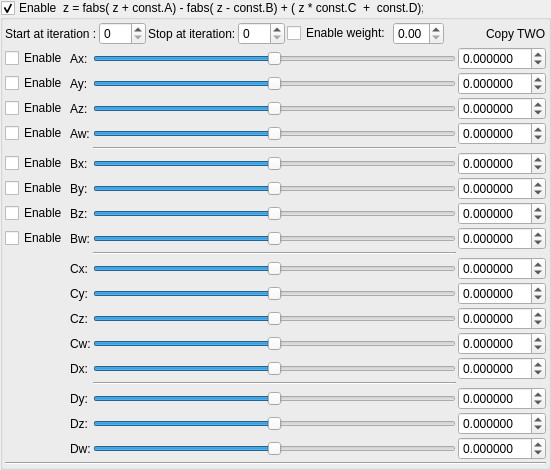
    <widget class="MyGroupBox" name="groupCheck_transform_fabsFormulaABCD2_enabled">
     <property name="title">
      <string>Enable  z = fabs( z + const.A) - fabs( z - const.B) + ( z * const.C  +  const.D); </string>
     </property>
     <property name="checkable">
      <bool>true</bool>
     </property>
     <layout class="QVBoxLayout" name="verticalLayout_22" stretch="0,0,0">
      <property name="spacing">
       <number>2</number>
      </property>
      <property name="leftMargin">
       <number>2</number>
      </property>
      <property name="topMargin">
       <number>2</number>
      </property>
      <property name="rightMargin">
       <number>2</number>
      </property>
      <property name="bottomMargin">
       <number>2</number>
      </property>
      <item>
       <layout class="QGridLayout" name="gridLayout_35">
        <property name="spacing">
         <number>2</number>
        </property>
        <item row="0" column="0">
         <widget class="QLabel" name="label_72">
          <property name="text">
           <string>Start at iteration :</string>
          </property>
         </widget>
        </item>
        <item row="0" column="3">
         <widget class="MySpinBox" name="spinboxInt_transform_fabsFormulaABCD2_stop_iterations">
          <property name="sizePolicy">
           <sizepolicy hsizetype="Minimum" vsizetype="Maximum">
            <horstretch>0</horstretch>
            <verstretch>0</verstretch>
           </sizepolicy>
          </property>
          <property name="maximum">
           <number>250</number>
          </property>
         </widget>
        </item>
        <item row="0" column="8">
         <spacer name="horizontalSpacer_22">
          <property name="orientation">
           <enum>Qt::Horizontal</enum>
          </property>
          <property name="sizeHint" stdset="0">
           <size>
            <width>40</width>
            <height>20</height>
           </size>
          </property>
         </spacer>
        </item>
        <item row="0" column="2">
         <widget class="QLabel" name="label_75">
          <property name="text">
           <string>Stop at iteration:</string>
          </property>
         </widget>
        </item>
        <item row="0" column="1">
         <widget class="MySpinBox" name="spinboxInt_transform_fabsFormulaABCD2_start_iterations">
          <property name="sizePolicy">
           <sizepolicy hsizetype="Minimum" vsizetype="Maximum">
            <horstretch>0</horstretch>
            <verstretch>0</verstretch>
           </sizepolicy>
          </property>
          <property name="maximum">
           <number>250</number>
          </property>
         </widget>
        </item>
        <item row="0" column="9">
         <widget class="QLabel" name="label_117">
          <property name="text">
           <string>Copy TWO</string>
          </property>
         </widget>
        </item>
        <item row="0" column="6">
         <widget class="QCheckBox" name="checkBox_transform_fabsFormulaABCD2_weight_enabled">
          <property name="text">
           <string>Enable weight:</string>
          </property>
         </widget>
        </item>
        <item row="0" column="7">
         <widget class="MyDoubleSpinBox" name="spinbox_transform_fabsFormulaABCD2_weight">
          <property name="sizePolicy">
           <sizepolicy hsizetype="Minimum" vsizetype="Maximum">
            <horstretch>0</horstretch>
            <verstretch>0</verstretch>
           </sizepolicy>
          </property>
          <property name="decimals">
           <number>2</number>
          </property>
          <property name="minimum">
           <double>0.000000000000000</double>
          </property>
          <property name="maximum">
           <double>1.000000000000000</double>
          </property>
          <property name="singleStep">
           <double>0.100000000000000</double>
          </property>
         </widget>
        </item>
       </layout>
      </item>
      <item>
       <layout class="QGridLayout" name="gridLayout_36">
        <property name="spacing">
         <number>2</number>
        </property>
        <item row="15" column="2">
         <widget class="Line" name="line_17">
          <property name="orientation">
           <enum>Qt::Horizontal</enum>
          </property>
         </widget>
        </item>
        <item row="3" column="3">
         <widget class="MyDoubleSpinBox" name="spinbox_transform_fabsFormulaABCD2AW">
          <property name="sizePolicy">
           <sizepolicy hsizetype="Minimum" vsizetype="Maximum">
            <horstretch>0</horstretch>
            <verstretch>0</verstretch>
           </sizepolicy>
          </property>
          <property name="decimals">
           <number>6</number>
          </property>
          <property name="minimum">
           <double>-99.989999999999995</double>
          </property>
          <property name="maximum">
           <double>99.989999999999995</double>
          </property>
          <property name="singleStep">
           <double>0.100000000000000</double>
          </property>
         </widget>
        </item>
        <item row="1" column="0">
         <widget class="QCheckBox" name="checkBox_transform_fabsFormulaABCD2_enabled_Ay">
          <property name="text">
           <string>Enable</string>
          </property>
         </widget>
        </item>
        <item row="6" column="1">
         <widget class="QLabel" name="label_97">
          <property name="text">
           <string>By:</string>
          </property>
         </widget>
        </item>
        <item row="6" column="2">
         <widget class="QSlider" name="slider3_transform_fabsFormulaABCD2B_y">
          <property name="sizePolicy">
           <sizepolicy hsizetype="Expanding" vsizetype="Maximum">
            <horstretch>0</horstretch>
            <verstretch>0</verstretch>
           </sizepolicy>
          </property>
          <property name="minimum">
           <number>-5000000</number>
          </property>
          <property name="maximum">
           <number>5000000</number>
          </property>
          <property name="orientation">
           <enum>Qt::Horizontal</enum>
          </property>
         </widget>
        </item>
        <item row="0" column="0">
         <widget class="QCheckBox" name="checkBox_transform_fabsFormulaABCD2_enabled_Ax">
          <property name="text">
           <string>Enable</string>
          </property>
         </widget>
        </item>
        <item row="14" column="3">
         <widget class="MyDoubleSpinBox" name="spinbox3_transform_fabsFormulaABCD2D_x">
          <property name="sizePolicy">
           <sizepolicy hsizetype="Minimum" vsizetype="Maximum">
            <horstretch>0</horstretch>
            <verstretch>0</verstretch>
           </sizepolicy>
          </property>
          <property name="prefix">
           <string/>
          </property>
          <property name="decimals">
           <number>6</number>
          </property>
          <property name="minimum">
           <double>-99.989999999999995</double>
          </property>
          <property name="singleStep">
           <double>0.100000000000000</double>
          </property>
         </widget>
        </item>
        <item row="2" column="1">
         <widget class="QLabel" name="label_85">
          <property name="text">
           <string>Az:</string>
          </property>
         </widget>
        </item>
        <item row="5" column="1">
         <widget class="QLabel" name="label_137">
          <property name="text">
           <string>Bx:</string>
          </property>
         </widget>
        </item>
        <item row="7" column="1">
         <widget class="QLabel" name="label_139">
          <property name="text">
           <string>Bz:</string>
          </property>
         </widget>
        </item>
        <item row="1" column="1">
         <widget class="QLabel" name="label_91">
          <property name="text">
           <string>Ay:</string>
          </property>
         </widget>
        </item>
        <item row="2" column="2">
         <widget class="QSlider" name="slider3_transform_fabsFormulaABCD2A_z">
          <property name="sizePolicy">
           <sizepolicy hsizetype="Expanding" vsizetype="Maximum">
            <horstretch>0</horstretch>
            <verstretch>0</verstretch>
           </sizepolicy>
          </property>
          <property name="minimum">
           <number>-5000000</number>
          </property>
          <property name="maximum">
           <number>5000000</number>
          </property>
          <property name="orientation">
           <enum>Qt::Horizontal</enum>
          </property>
         </widget>
        </item>
        <item row="0" column="1">
         <widget class="QLabel" name="label_92">
          <property name="text">
           <string>Ax:</string>
          </property>
         </widget>
        </item>
        <item row="0" column="2">
         <widget class="QSlider" name="slider3_transform_fabsFormulaABCD2A_x">
          <property name="sizePolicy">
           <sizepolicy hsizetype="Expanding" vsizetype="Maximum">
            <horstretch>0</horstretch>
            <verstretch>0</verstretch>
           </sizepolicy>
          </property>
          <property name="minimum">
           <number>-5000000</number>
          </property>
          <property name="maximum">
           <number>5000000</number>
          </property>
          <property name="value">
           <number>0</number>
          </property>
          <property name="sliderPosition">
           <number>0</number>
          </property>
          <property name="orientation">
           <enum>Qt::Horizontal</enum>
          </property>
         </widget>
        </item>
        <item row="7" column="2">
         <widget class="QSlider" name="slider3_transform_fabsFormulaABCD2B_z">
          <property name="sizePolicy">
           <sizepolicy hsizetype="Expanding" vsizetype="Maximum">
            <horstretch>0</horstretch>
            <verstretch>0</verstretch>
           </sizepolicy>
          </property>
          <property name="minimum">
           <number>-5000000</number>
          </property>
          <property name="maximum">
           <number>5000000</number>
          </property>
          <property name="orientation">
           <enum>Qt::Horizontal</enum>
          </property>
         </widget>
        </item>
        <item row="1" column="2">
         <widget class="QSlider" name="slider3_transform_fabsFormulaABCD2A_y">
          <property name="sizePolicy">
           <sizepolicy hsizetype="Expanding" vsizetype="Maximum">
            <horstretch>0</horstretch>
            <verstretch>0</verstretch>
           </sizepolicy>
          </property>
          <property name="minimum">
           <number>-5000000</number>
          </property>
          <property name="maximum">
           <number>5000000</number>
          </property>
          <property name="orientation">
           <enum>Qt::Horizontal</enum>
          </property>
         </widget>
        </item>
        <item row="0" column="3">
         <widget class="MyDoubleSpinBox" name="spinbox3_transform_fabsFormulaABCD2A_x">
          <property name="sizePolicy">
           <sizepolicy hsizetype="Minimum" vsizetype="Maximum">
            <horstretch>0</horstretch>
            <verstretch>0</verstretch>
           </sizepolicy>
          </property>
          <property name="prefix">
           <string/>
          </property>
          <property name="decimals">
           <number>6</number>
          </property>
          <property name="minimum">
           <double>-99.989999999999995</double>
          </property>
          <property name="singleStep">
           <double>0.100000000000000</double>
          </property>
         </widget>
        </item>
        <item row="5" column="2">
         <widget class="QSlider" name="slider3_transform_fabsFormulaABCD2B_x">
          <property name="sizePolicy">
           <sizepolicy hsizetype="Expanding" vsizetype="Maximum">
            <horstretch>0</horstretch>
            <verstretch>0</verstretch>
           </sizepolicy>
          </property>
          <property name="minimum">
           <number>-5000000</number>
          </property>
          <property name="maximum">
           <number>5000000</number>
          </property>
          <property name="orientation">
           <enum>Qt::Horizontal</enum>
          </property>
         </widget>
        </item>
        <item row="1" column="3">
         <widget class="MyDoubleSpinBox" name="spinbox3_transform_fabsFormulaABCD2A_y">
          <property name="sizePolicy">
           <sizepolicy hsizetype="Minimum" vsizetype="Maximum">
            <horstretch>0</horstretch>
            <verstretch>0</verstretch>
           </sizepolicy>
          </property>
          <property name="decimals">
           <number>6</number>
          </property>
          <property name="minimum">
           <double>-99.989999999999995</double>
          </property>
          <property name="maximum">
           <double>99.989999999999995</double>
          </property>
          <property name="singleStep">
           <double>0.100000000000000</double>
          </property>
         </widget>
        </item>
        <item row="2" column="3">
         <widget class="MyDoubleSpinBox" name="spinbox3_transform_fabsFormulaABCD2A_z">
          <property name="sizePolicy">
           <sizepolicy hsizetype="Minimum" vsizetype="Maximum">
            <horstretch>0</horstretch>
            <verstretch>0</verstretch>
           </sizepolicy>
          </property>
          <property name="decimals">
           <number>6</number>
          </property>
          <property name="minimum">
           <double>-99.989999999999995</double>
          </property>
          <property name="maximum">
           <double>99.989999999999995</double>
          </property>
          <property name="singleStep">
           <double>0.100000000000000</double>
          </property>
         </widget>
        </item>
        <item row="2" column="0">
         <widget class="QCheckBox" name="checkBox_transform_fabsFormulaABCD2_enabled_Az">
          <property name="text">
           <string>Enable</string>
          </property>
         </widget>
        </item>
        <item row="10" column="2">
         <widget class="QSlider" name="slider3_transform_fabsFormulaABCD2C_x">
          <property name="sizePolicy">
           <sizepolicy hsizetype="Expanding" vsizetype="Maximum">
            <horstretch>0</horstretch>
            <verstretch>0</verstretch>
           </sizepolicy>
          </property>
          <property name="minimum">
           <number>-5000000</number>
          </property>
          <property name="maximum">
           <number>5000000</number>
          </property>
          <property name="orientation">
           <enum>Qt::Horizontal</enum>
          </property>
         </widget>
        </item>
        <item row="6" column="3">
         <widget class="MyDoubleSpinBox" name="spinbox3_transform_fabsFormulaABCD2B_y">
          <property name="sizePolicy">
           <sizepolicy hsizetype="Minimum" vsizetype="Maximum">
            <horstretch>0</horstretch>
            <verstretch>0</verstretch>
           </sizepolicy>
          </property>
          <property name="decimals">
           <number>6</number>
          </property>
          <property name="minimum">
           <double>-99.989999999999995</double>
          </property>
          <property name="maximum">
           <double>99.989999999999995</double>
          </property>
          <property name="singleStep">
           <double>0.100000000000000</double>
          </property>
         </widget>
        </item>
        <item row="11" column="2">
         <widget class="QSlider" name="slider3_transform_fabsFormulaABCD2C_y">
          <property name="sizePolicy">
           <sizepolicy hsizetype="Expanding" vsizetype="Maximum">
            <horstretch>0</horstretch>
            <verstretch>0</verstretch>
           </sizepolicy>
          </property>
          <property name="minimum">
           <number>-5000000</number>
          </property>
          <property name="maximum">
           <number>5000000</number>
          </property>
          <property name="orientation">
           <enum>Qt::Horizontal</enum>
          </property>
         </widget>
        </item>
        <item row="5" column="3">
         <widget class="MyDoubleSpinBox" name="spinbox3_transform_fabsFormulaABCD2B_x">
          <property name="sizePolicy">
           <sizepolicy hsizetype="Minimum" vsizetype="Maximum">
            <horstretch>0</horstretch>
            <verstretch>0</verstretch>
           </sizepolicy>
          </property>
          <property name="prefix">
           <string/>
          </property>
          <property name="decimals">
           <number>6</number>
          </property>
          <property name="minimum">
           <double>-99.989999999999995</double>
          </property>
          <property name="singleStep">
           <double>0.100000000000000</double>
          </property>
         </widget>
        </item>
        <item row="12" column="2">
         <widget class="QSlider" name="slider3_transform_fabsFormulaABCD2C_z">
          <property name="sizePolicy">
           <sizepolicy hsizetype="Expanding" vsizetype="Maximum">
            <horstretch>0</horstretch>
            <verstretch>0</verstretch>
           </sizepolicy>
          </property>
          <property name="minimum">
           <number>-5000000</number>
          </property>
          <property name="maximum">
           <number>5000000</number>
          </property>
          <property name="orientation">
           <enum>Qt::Horizontal</enum>
          </property>
         </widget>
        </item>
        <item row="10" column="1">
         <widget class="QLabel" name="label_141">
          <property name="text">
           <string>Cx:</string>
          </property>
         </widget>
        </item>
        <item row="7" column="3">
         <widget class="MyDoubleSpinBox" name="spinbox3_transform_fabsFormulaABCD2B_z">
          <property name="sizePolicy">
           <sizepolicy hsizetype="Minimum" vsizetype="Maximum">
            <horstretch>0</horstretch>
            <verstretch>0</verstretch>
           </sizepolicy>
          </property>
          <property name="decimals">
           <number>6</number>
          </property>
          <property name="minimum">
           <double>-99.989999999999995</double>
          </property>
          <property name="maximum">
           <double>99.989999999999995</double>
          </property>
          <property name="singleStep">
           <double>0.100000000000000</double>
          </property>
         </widget>
        </item>
        <item row="12" column="3">
         <widget class="MyDoubleSpinBox" name="spinbox3_transform_fabsFormulaABCD2C_z">
          <property name="sizePolicy">
           <sizepolicy hsizetype="Minimum" vsizetype="Maximum">
            <horstretch>0</horstretch>
            <verstretch>0</verstretch>
           </sizepolicy>
          </property>
          <property name="decimals">
           <number>6</number>
          </property>
          <property name="minimum">
           <double>-99.989999999999995</double>
          </property>
          <property name="maximum">
           <double>99.989999999999995</double>
          </property>
          <property name="singleStep">
           <double>0.100000000000000</double>
          </property>
         </widget>
        </item>
        <item row="11" column="1">
         <widget class="QLabel" name="label_144">
          <property name="text">
           <string>Cy:</string>
          </property>
         </widget>
        </item>
        <item row="11" column="3">
         <widget class="MyDoubleSpinBox" name="spinbox3_transform_fabsFormulaABCD2C_y">
          <property name="sizePolicy">
           <sizepolicy hsizetype="Minimum" vsizetype="Maximum">
            <horstretch>0</horstretch>
            <verstretch>0</verstretch>
           </sizepolicy>
          </property>
          <property name="decimals">
           <number>6</number>
          </property>
          <property name="minimum">
           <double>-99.989999999999995</double>
          </property>
          <property name="maximum">
           <double>99.989999999999995</double>
          </property>
          <property name="singleStep">
           <double>0.100000000000000</double>
          </property>
         </widget>
        </item>
        <item row="12" column="1">
         <widget class="QLabel" name="label_146">
          <property name="text">
           <string>Cz:</string>
          </property>
         </widget>
        </item>
        <item row="10" column="3">
         <widget class="MyDoubleSpinBox" name="spinbox3_transform_fabsFormulaABCD2C_x">
          <property name="sizePolicy">
           <sizepolicy hsizetype="Minimum" vsizetype="Maximum">
            <horstretch>0</horstretch>
            <verstretch>0</verstretch>
           </sizepolicy>
          </property>
          <property name="prefix">
           <string/>
          </property>
          <property name="decimals">
           <number>6</number>
          </property>
          <property name="minimum">
           <double>-99.989999999999995</double>
          </property>
          <property name="singleStep">
           <double>0.100000000000000</double>
          </property>
         </widget>
        </item>
        <item row="16" column="2">
         <widget class="QSlider" name="slider3_transform_fabsFormulaABCD2D_y">
          <property name="sizePolicy">
           <sizepolicy hsizetype="Expanding" vsizetype="Maximum">
            <horstretch>0</horstretch>
            <verstretch>0</verstretch>
           </sizepolicy>
          </property>
          <property name="minimum">
           <number>-5000000</number>
          </property>
          <property name="maximum">
           <number>5000000</number>
          </property>
          <property name="orientation">
           <enum>Qt::Horizontal</enum>
          </property>
         </widget>
        </item>
        <item row="17" column="3">
         <widget class="MyDoubleSpinBox" name="spinbox3_transform_fabsFormulaABCD2D_z">
          <property name="sizePolicy">
           <sizepolicy hsizetype="Minimum" vsizetype="Maximum">
            <horstretch>0</horstretch>
            <verstretch>0</verstretch>
           </sizepolicy>
          </property>
          <property name="decimals">
           <number>6</number>
          </property>
          <property name="minimum">
           <double>-99.989999999999995</double>
          </property>
          <property name="maximum">
           <double>99.989999999999995</double>
          </property>
          <property name="singleStep">
           <double>0.100000000000000</double>
          </property>
         </widget>
        </item>
        <item row="18" column="1">
         <widget class="QLabel" name="label_155">
          <property name="text">
           <string>Dw:</string>
          </property>
         </widget>
        </item>
        <item row="17" column="1">
         <widget class="QLabel" name="label_147">
          <property name="text">
           <string>Dz:</string>
          </property>
         </widget>
        </item>
        <item row="14" column="1">
         <widget class="QLabel" name="label_148">
          <property name="text">
           <string>Dx:</string>
          </property>
         </widget>
        </item>
        <item row="17" column="2">
         <widget class="QSlider" name="slider3_transform_fabsFormulaABCD2D_z">
          <property name="sizePolicy">
           <sizepolicy hsizetype="Expanding" vsizetype="Maximum">
            <horstretch>0</horstretch>
            <verstretch>0</verstretch>
           </sizepolicy>
          </property>
          <property name="minimum">
           <number>-5000000</number>
          </property>
          <property name="maximum">
           <number>5000000</number>
          </property>
          <property name="orientation">
           <enum>Qt::Horizontal</enum>
          </property>
         </widget>
        </item>
        <item row="16" column="1">
         <widget class="QLabel" name="label_149">
          <property name="text">
           <string>Dy:</string>
          </property>
         </widget>
        </item>
        <item row="16" column="3">
         <widget class="MyDoubleSpinBox" name="spinbox3_transform_fabsFormulaABCD2D_y">
          <property name="sizePolicy">
           <sizepolicy hsizetype="Minimum" vsizetype="Maximum">
            <horstretch>0</horstretch>
            <verstretch>0</verstretch>
           </sizepolicy>
          </property>
          <property name="decimals">
           <number>6</number>
          </property>
          <property name="minimum">
           <double>-99.989999999999995</double>
          </property>
          <property name="maximum">
           <double>99.989999999999995</double>
          </property>
          <property name="singleStep">
           <double>0.100000000000000</double>
          </property>
         </widget>
        </item>
        <item row="14" column="2">
         <widget class="QSlider" name="slider3_transform_fabsFormulaABCD2D_x">
          <property name="sizePolicy">
           <sizepolicy hsizetype="Expanding" vsizetype="Maximum">
            <horstretch>0</horstretch>
            <verstretch>0</verstretch>
           </sizepolicy>
          </property>
          <property name="minimum">
           <number>-5000000</number>
          </property>
          <property name="maximum">
           <number>5000000</number>
          </property>
          <property name="orientation">
           <enum>Qt::Horizontal</enum>
          </property>
         </widget>
        </item>
        <item row="5" column="0">
         <widget class="QCheckBox" name="checkBox_transform_fabsFormulaABCD2_enabled_Bx">
          <property name="text">
           <string>Enable</string>
          </property>
         </widget>
        </item>
        <item row="6" column="0">
         <widget class="QCheckBox" name="checkBox_transform_fabsFormulaABCD2_enabled_By">
          <property name="text">
           <string>Enable</string>
          </property>
         </widget>
        </item>
        <item row="7" column="0">
         <widget class="QCheckBox" name="checkBox_transform_fabsFormulaABCD2_enabled_Bz">
          <property name="text">
           <string>Enable</string>
          </property>
         </widget>
        </item>
        <item row="3" column="2">
         <widget class="QSlider" name="slider_transform_fabsFormulaABCD2AW">
          <property name="sizePolicy">
           <sizepolicy hsizetype="Expanding" vsizetype="Maximum">
            <horstretch>0</horstretch>
            <verstretch>0</verstretch>
           </sizepolicy>
          </property>
          <property name="minimum">
           <number>-5000000</number>
          </property>
          <property name="maximum">
           <number>5000000</number>
          </property>
          <property name="orientation">
           <enum>Qt::Horizontal</enum>
          </property>
         </widget>
        </item>
        <item row="8" column="2">
         <widget class="QSlider" name="slider_transform_fabsFormulaABCD2BW">
          <property name="sizePolicy">
           <sizepolicy hsizetype="Expanding" vsizetype="Maximum">
            <horstretch>0</horstretch>
            <verstretch>0</verstretch>
           </sizepolicy>
          </property>
          <property name="minimum">
           <number>-5000000</number>
          </property>
          <property name="maximum">
           <number>5000000</number>
          </property>
          <property name="orientation">
           <enum>Qt::Horizontal</enum>
          </property>
         </widget>
        </item>
        <item row="8" column="3">
         <widget class="MyDoubleSpinBox" name="spinbox_transform_fabsFormulaABCD2BW">
          <property name="sizePolicy">
           <sizepolicy hsizetype="Minimum" vsizetype="Maximum">
            <horstretch>0</horstretch>
            <verstretch>0</verstretch>
           </sizepolicy>
          </property>
          <property name="decimals">
           <number>6</number>
          </property>
          <property name="minimum">
           <double>-99.989999999999995</double>
          </property>
          <property name="maximum">
           <double>99.989999999999995</double>
          </property>
          <property name="singleStep">
           <double>0.100000000000000</double>
          </property>
         </widget>
        </item>
        <item row="8" column="0">
         <widget class="QCheckBox" name="checkBox_transform_fabsFormulaABCD2_enabled_Bw">
          <property name="text">
           <string>Enable</string>
          </property>
         </widget>
        </item>
        <item row="8" column="1">
         <widget class="QLabel" name="label_153">
          <property name="text">
           <string>Bw:</string>
          </property>
         </widget>
        </item>
        <item row="13" column="1">
         <widget class="QLabel" name="label_154">
          <property name="text">
           <string>Cw:</string>
          </property>
         </widget>
        </item>
        <item row="3" column="1">
         <widget class="QLabel" name="label_126">
          <property name="text">
           <string>Aw:</string>
          </property>
         </widget>
        </item>
        <item row="3" column="0">
         <widget class="QCheckBox" name="checkBox_transform_fabsFormulaABCD2_enabled_Aw">
          <property name="text">
           <string>Enable</string>
          </property>
         </widget>
        </item>
        <item row="13" column="2">
         <widget class="QSlider" name="slider_transform_fabsFormulaABCD2CW">
          <property name="sizePolicy">
           <sizepolicy hsizetype="Expanding" vsizetype="Maximum">
            <horstretch>0</horstretch>
            <verstretch>0</verstretch>
           </sizepolicy>
          </property>
          <property name="minimum">
           <number>-5000000</number>
          </property>
          <property name="maximum">
           <number>5000000</number>
          </property>
          <property name="orientation">
           <enum>Qt::Horizontal</enum>
          </property>
         </widget>
        </item>
        <item row="13" column="3">
         <widget class="MyDoubleSpinBox" name="spinbox_transform_fabsFormulaABCD2CW">
          <property name="sizePolicy">
           <sizepolicy hsizetype="Minimum" vsizetype="Maximum">
            <horstretch>0</horstretch>
            <verstretch>0</verstretch>
           </sizepolicy>
          </property>
          <property name="decimals">
           <number>6</number>
          </property>
          <property name="minimum">
           <double>-99.989999999999995</double>
          </property>
          <property name="maximum">
           <double>99.989999999999995</double>
          </property>
          <property name="singleStep">
           <double>0.100000000000000</double>
          </property>
         </widget>
        </item>
        <item row="18" column="2">
         <widget class="QSlider" name="slider_transform_fabsFormulaABCD2DW">
          <property name="sizePolicy">
           <sizepolicy hsizetype="Expanding" vsizetype="Maximum">
            <horstretch>0</horstretch>
            <verstretch>0</verstretch>
           </sizepolicy>
          </property>
          <property name="minimum">
           <number>-5000000</number>
          </property>
          <property name="maximum">
           <number>5000000</number>
          </property>
          <property name="orientation">
           <enum>Qt::Horizontal</enum>
          </property>
         </widget>
        </item>
        <item row="18" column="3">
         <widget class="MyDoubleSpinBox" name="spinbox_transform_fabsFormulaABCD2DW">
          <property name="sizePolicy">
           <sizepolicy hsizetype="Minimum" vsizetype="Maximum">
            <horstretch>0</horstretch>
            <verstretch>0</verstretch>
           </sizepolicy>
          </property>
          <property name="decimals">
           <number>6</number>
          </property>
          <property name="minimum">
           <double>-99.989999999999995</double>
          </property>
          <property name="maximum">
           <double>99.989999999999995</double>
          </property>
          <property name="singleStep">
           <double>0.100000000000000</double>
          </property>
         </widget>
        </item>
        <item row="9" column="2">
         <widget class="Line" name="line_21">
          <property name="orientation">
           <enum>Qt::Horizontal</enum>
          </property>
         </widget>
        </item>
        <item row="4" column="2">
         <widget class="Line" name="line_26">
          <property name="orientation">
           <enum>Qt::Horizontal</enum>
          </property>
         </widget>
        </item>
       </layout>
      </item>
      <item>
       <widget class="Line" name="line_12">
        <property name="orientation">
         <enum>Qt::Horizontal</enum>
        </property>
       </widget>
      </item>
     </layout>
    </widget>
